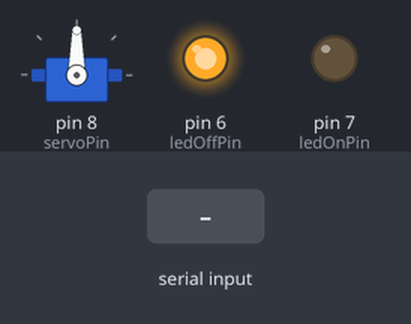
Recording of a sketch running on a simulated Arduino Uno, built with avr-gcc and run on an emulated ATmega328P. Shown: servo, output pins drawn as LEDs (lit = HIGH). The test bench sets the inputs (shaded band).

Above: at 1.2 s.
1.3 s: "ON\n" received over Serial
At 2.9 s:
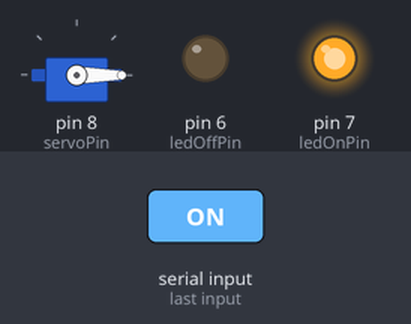
At 11.4 s:
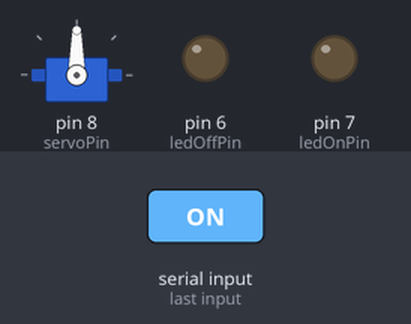
Timing chart, 0 to 11.8 s (numbered marks = the images above; inputs shaded):
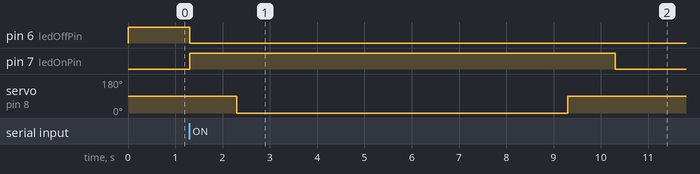

The sketch:

Combine1.ino
```cpp
#include <Servo.h>

// Define the servo pin
int servoPin = 8;

// Define the LED pins
int ledOnPin = 7;
int ledOffPin = 6;

// Create a Servo object
Servo myServo;

// Define the status
String status = ""; // Initialize as an empty string

// Variable to track if the sequence has been executed
bool hasMoved = false;

void setup() {
  // Start the Serial communication
  Serial.begin(9600);

  // Attach the servo to the pin
  myServo.attach(servoPin);

  // Set LED pins as outputs
  pinMode(ledOnPin, OUTPUT);
  pinMode(ledOffPin, OUTPUT);

  // Ensure LEDs are off initially
  digitalWrite(ledOnPin, LOW);
  digitalWrite(ledOffPin, LOW);
}

void loop() {
  // Check if data is available on the Serial input
  if (Serial.available() > 0) {
    // Read the incoming string
    status = Serial.readStringUntil('\n');
    status.trim(); // Remove any extra whitespace or newline characters

    // Reset the hasMoved flag if status changes
    hasMoved = false;
  }

  // Check the status and if the sequence has not been executed
  if (status == "ON" && !hasMoved) {
    // Light up the LED on pin 7
    digitalWrite(ledOnPin, HIGH);
    digitalWrite(ledOffPin, LOW);

    // Perform the servo movement sequence
    myServo.write(90);          // Move the servo to 90 degrees
    delay(1000);               // Wait for 1 second

    myServo.write(0);         // Move the servo to 0 degrees
    delay(1000);               // Wait for 1 second

    delay(5000);               // Wait for 5 seconds

    myServo.write(0);          // Move the servo back to 0 degrees
    delay(1000);               // Wait for 1 second

    myServo.write(90);         // Move the servo to 90 degrees
    delay(1000);               // Wait for 1 second

    // Set the flag to indicate the sequence has been executed
    hasMoved = true;

    // Ensure LEDs are turned off after the sequence is done
    digitalWrite(ledOnPin, LOW);
  } else if (status != "ON") {
    // If status is not "ON", light up the LED on pin 6
    digitalWrite(ledOnPin, LOW);
    digitalWrite(ledOffPin, HIGH);
  }

  // You can add other code here if needed
}
```

Measured:
- after the input at 1.3 s, pin 6 (ledOffPin): HIGH → LOW at once; pin 7 (ledOnPin): LOW → HIGH at once, → LOW 9.0 s later; servo on pin 8 (servoPin): 90° → 0° after 1.0 s, → 90° 7.0 s later
